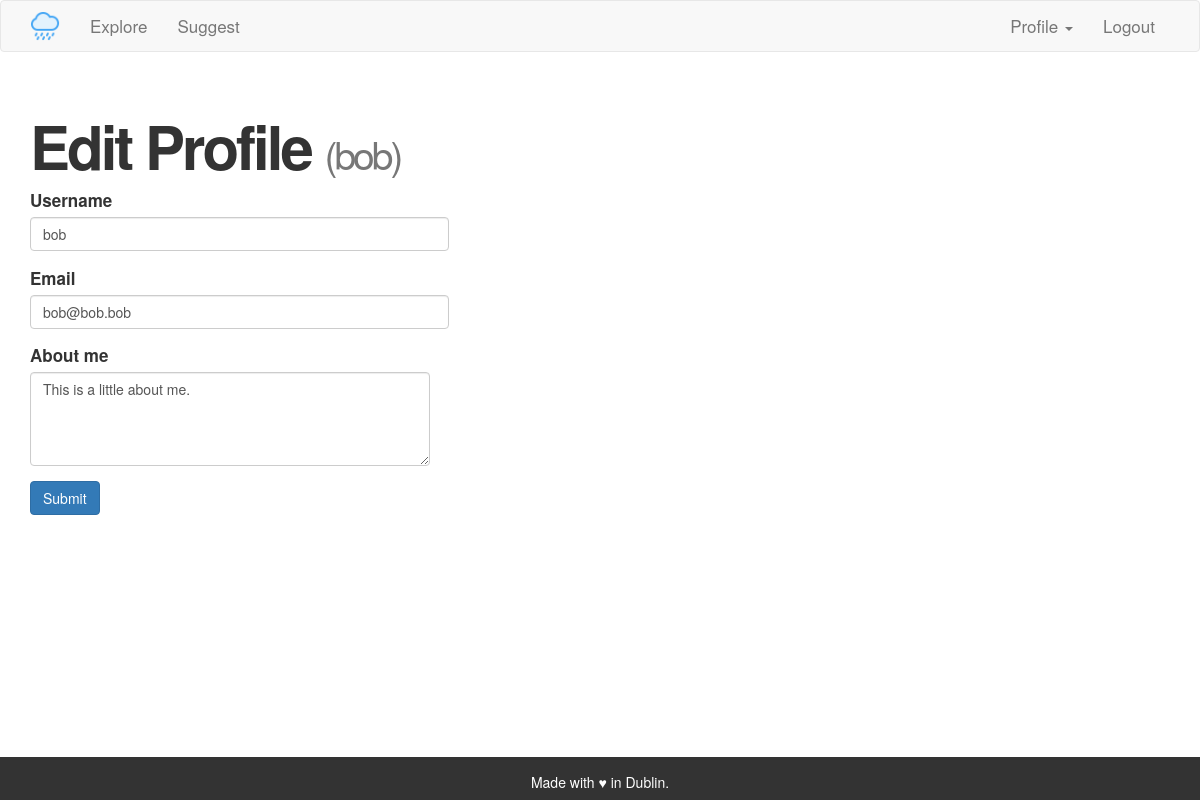
The app's page /edit_profile_admin/bob (signed in) with its own data.
### app/models.py (models this page shows, shortened)
class User(UserMixin, db.Model):
    id = db.Column(db.Integer, primary_key=True)
    username = db.Column(db.String(64), index=True, unique=True)
    usernamelowercase = db.Column(db.String(64), index=True, unique=True)
    email = db.Column(db.String(120), index=True, unique=True)
    emaillowercase = db.Column(db.String(120), index=True, unique=True)
    password_hash = db.Column(db.String(128))
    activity = db.relationship('Activity', backref='author', lazy='dynamic')
    about_me = db.Column(db.String(140))
    last_seen = db.Column(db.DateTime, default=datetime.utcnow)
    admin = db.Column(db.Integer, default=0)

### app/routes.py (the view)
@app.route('/edit_profile_admin/<username>', methods=['GET', 'POST'])
@login_required
def edit_profile_admin(username):
    if current_user.admin == 1:
        user = User.query.filter_by(username=username).first()
        form = EditProfileAdminForm(user_username=user.username,
            user_email=user.email)
        if form.validate_on_submit():
            user.username = form.username.data
            user.email = form.email.data
            user.about_me = form.about_me.data
            db.session.commit()
            flash('Your changes have been saved.')
            return redirect(url_for('user', username=user.username))
        elif request.method == 'GET':
            form.username.data = user.username
            form.email.data = user.email
            form.about_me.data = user.about_me
        return render_template('edit_profile_admin.html', title='Edit Profile',
            username=username, form=form)
    else:
        flash('This is a restricted area.')
        return redirect(url_for('index'))

### app/forms.py
class EditProfileAdminForm(FlaskForm):
    username = StringField('Username', validators=[DataRequired()])
    email = StringField('Email', validators=[DataRequired(), Email()])
    about_me = TextAreaField('About me', validators=[Length(min=0, max=140)])
    submit = SubmitField('Submit')

### app/models.py (called while the page is built)
@login.user_loader
def load_user(id):
    return User.query.get(int(id))

### app/routes.py (called while the page is built)
@app.before_request
def before_request():
    if current_user.is_authenticated:
        current_user.last_seen = datetime.utcnow()
        db.session.commit()

### app/templates/edit_profile_admin.html (shortened to what this page needs)
{% extends "base.html" %}
{% block app_content %}
    <h1>Edit Profile <small>({{ username }})</small></h1>
    <form action="" method="post">
        <p>
            {{ form.username.label }}<br>
            {{ form.username(size=50, class_='form-control') }}<br>
        </p>
        <p>
            {{ form.email.label }}<br>
            {{ form.email(size=50, class_='form-control') }}<br>
        </p>
        <p>
            {{ form.about_me.label }}<br>
            {{ form.about_me(cols=48, rows=4, class_='form-control') }}<br>
        </p>
        <p>{{ form.submit(class_='btn btn-primary') }}</p>
    </form>
{% endblock %}

### app/static/custom.css (style rules this page uses)
p { font-size: 17px !important; }
h1 { font-size: 60px; font-weight: 600 !important; letter-spacing: -3px; margin-top: 40px !important; }
.form-control { width: auto; !important; margin-bottom: -20px !important; }

### records on screen
User: username "bob", email "bob@bob.bob", about_me "This is a little about me."

### other values on screen
{{ username }} "bob"
